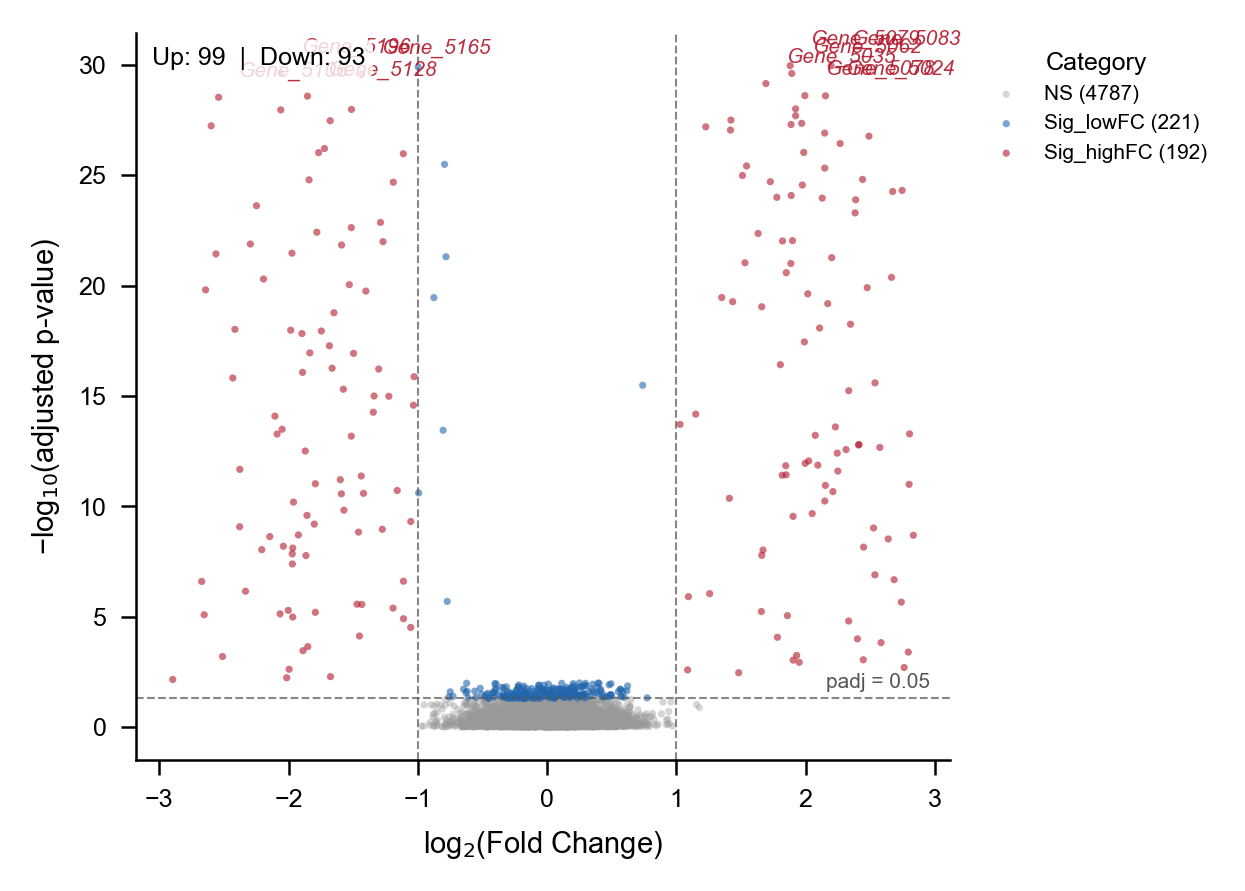

The Python source for this figure:
"""
Pattern Reference: RNA-seq Differential Expression Volcano Plot
==============================================================
Figure type: Volcano plot (log2FC vs -log10 padj)
Target: Single-column (89mm), Nature Communications standard
Data: DESeq2 output from RNA-seq experiment (~5000 genes)
Proven through: pattern derived from published CNS volcano plots

When using this as a reference for a new volcano plot:
- PRESERVE: color scheme, alpha values, point sizing, threshold line styles,
  legend placement, font sizes, spine removal, export parameters
- REPLACE: data loading section, gene labels, title/journal-specific dimensions
"""

import numpy as np
import pandas as pd
import matplotlib.pyplot as plt
import matplotlib as mpl

# ============================================================
# GLOBAL STYLE — PRESERVE THIS BLOCK
# ============================================================
mpl.rcParams.update({
    "font.family": "sans-serif",
    "font.sans-serif": ["Arial", "Helvetica", "Liberation Sans"],
    "font.size": 7,
    "axes.labelsize": 7,
    "xtick.labelsize": 6,
    "ytick.labelsize": 6,
    "legend.fontsize": 6,
    "pdf.fonttype": 42,
    "svg.fonttype": "none",
    "axes.spines.top": False,
    "axes.spines.right": False,
    "axes.linewidth": 0.6,
    "xtick.direction": "out",
    "ytick.direction": "out",
    "xtick.major.width": 0.6,
    "ytick.major.width": 0.6,
})

# ============================================================
# COLOR PALETTE — PRESERVE (CNS standard 3-category semantic)
# ============================================================
GREY  = "#999999"  # Not significant (background density)
BLUE  = "#2166AC"  # Significant, low fold-change
RED   = "#B2182B"  # Significant, high fold-change (accent)
THRESHOLD_COLOR = "#555555"  # Threshold annotation lines

# ============================================================
# DIMENSIONS — PRESERVE layout ratio, ADAPT width to journal
# ============================================================
mm_to_inch = 1 / 25.4
FIG_W = 89 * mm_to_inch   # Single-column: 89mm
FIG_H = 80 * mm_to_inch   # Height: 80mm is well-proportioned

# ============================================================
# PARAMETERS — PRESERVE these proven values
# ============================================================
ALPHA_THRESHOLD = 0.05      # Adjusted p-value (FDR) — CNS default
FC_CUTOFF = 1.0             # |log2FC| > 1 (2-fold change)
POINT_SIZE = 3              # For ~5000 features
POINT_ALPHA_NS = 0.4        # NS points: translucent for density
POINT_ALPHA_SIG = 0.6       # Sig points: more visible
TOP_LABELS = 10             # Label top-N genes by significance
LABEL_FONTSIZE = 5          # Gene labels: small, italic
LABEL_OFFSET = (5, 5)       # xytext offset in points

# ============================================================
# DATA LOADING — REPLACE THIS SECTION with your data source
# ============================================================
# Example: df = pd.read_csv("deseq2_results.csv")
# Required columns: gene (str), log2FC (float), padj (float)
# Minimum: 100 features

np.random.seed(42)  # Remove in production
n_genes = 5000

# Simulated DESeq2 output (REPLACE with real data)
log2FC_null = np.random.normal(0, 0.3, n_genes)
pval_null   = np.random.uniform(0.01, 1.0, n_genes)
n_de = 200
log2FC_de = np.concatenate([
    np.random.normal(2.0, 0.5, n_de // 2),
    np.random.normal(-1.8, 0.5, n_de // 2),
])
pval_de = 10 ** (-np.random.uniform(2, 30, n_de))

log2FC = np.concatenate([log2FC_null, log2FC_de])
pval   = np.concatenate([pval_null,   pval_de])
genes  = np.array([f"Gene_{i}" for i in range(n_genes + n_de)])

df = pd.DataFrame({"gene": genes, "log2FC": log2FC, "padj": pval})

# ============================================================
# DATA PREPROCESSING — PRESERVE this logic
# ============================================================
# Handle p=0 edge case (p=0 breaks -log10 scale)
df["padj"] = df["padj"].clip(lower=1e-300)

# Categorize by significance + fold-change
df["category"] = "NS"
df.loc[(df["padj"] < ALPHA_THRESHOLD) & (df["log2FC"].abs() < FC_CUTOFF), "category"] = "Sig_lowFC"
df.loc[(df["padj"] < ALPHA_THRESHOLD) & (df["log2FC"].abs() >= FC_CUTOFF), "category"] = "Sig_highFC"

# ============================================================
# FIGURE RENDERING — PRESERVE visual structure
# ============================================================
fig, ax = plt.subplots(figsize=(FIG_W, FIG_H))

# Plot by z-order: NS (bottom) → Sig_lowFC → Sig_highFC (top)
for cat, color, zorder, alpha in [
    ("NS",          GREY, 1, POINT_ALPHA_NS),
    ("Sig_lowFC",   BLUE, 2, POINT_ALPHA_SIG),
    ("Sig_highFC",  RED,  3, POINT_ALPHA_SIG),
]:
    subset = df[df["category"] == cat]
    ax.scatter(subset["log2FC"], -np.log10(subset["padj"]),
               c=color, s=POINT_SIZE, alpha=alpha,
               edgecolors="none", rasterized=True,
               zorder=zorder, label=f"{cat} ({len(subset)})")

# Significance threshold line (horizontal)
ax.axhline(-np.log10(ALPHA_THRESHOLD), color=THRESHOLD_COLOR,
           linestyle="--", linewidth=0.5, alpha=0.7)

# Fold-change threshold lines (vertical)
ax.axvline( FC_CUTOFF, color=THRESHOLD_COLOR, linestyle="--", linewidth=0.5, alpha=0.7)
ax.axvline(-FC_CUTOFF, color=THRESHOLD_COLOR, linestyle="--", linewidth=0.5, alpha=0.7)

# Annotate threshold value
ax.text(ax.get_xlim()[1] * 0.95, -np.log10(ALPHA_THRESHOLD) + 0.3,
        f"padj = {ALPHA_THRESHOLD}", fontsize=5, color=THRESHOLD_COLOR,
        ha="right", va="bottom")

# Label top genes (PRESERVE: label only most significant in highFC category)
top_hits = df[df["category"] == "Sig_highFC"].nsmallest(TOP_LABELS, "padj")
for _, row in top_hits.iterrows():
    ax.annotate(row["gene"],
                (row["log2FC"], -np.log10(row["padj"])),
                fontsize=LABEL_FONTSIZE, fontstyle="italic",
                xytext=LABEL_OFFSET, textcoords="offset points",
                color=RED, alpha=0.9)

# Axes labels — PRESERVE formula notation
ax.set_xlabel("log$_{2}$(Fold Change)", fontsize=7)
ax.set_ylabel("−log$_{10}$(adjusted p-value)", fontsize=7)

# Legend outside plot — PRESERVE position
ax.legend(bbox_to_anchor=(1.02, 1), loc="upper left",
          frameon=False, fontsize=5, title="Category", title_fontsize=6)

# Hit count annotation — PRESERVE position and style
n_up = len(df[(df["category"] == "Sig_highFC") & (df["log2FC"] > 0)])
n_dn = len(df[(df["category"] == "Sig_highFC") & (df["log2FC"] < 0)])
ax.text(0.02, 0.98, f"Up: {n_up}  |  Down: {n_dn}",
        transform=ax.transAxes, fontsize=6, va="top",
        bbox=dict(boxstyle="round,pad=0.3", facecolor="white",
                  edgecolor="none", alpha=0.8))

# ============================================================
# EXPORT — PRESERVE format settings
# ============================================================
fig.savefig("volcano_deseq2.pdf", bbox_inches="tight", dpi=300)
fig.savefig("volcano_deseq2.png", bbox_inches="tight", dpi=300)
plt.close()

print("Delivered: volcano_deseq2.pdf (vector) + volcano_deseq2.png (300dpi preview)")
print(f"Results: {n_up} upregulated, {n_dn} downregulated (padj<{ALPHA_THRESHOLD}, |log2FC|>{FC_CUTOFF})")
